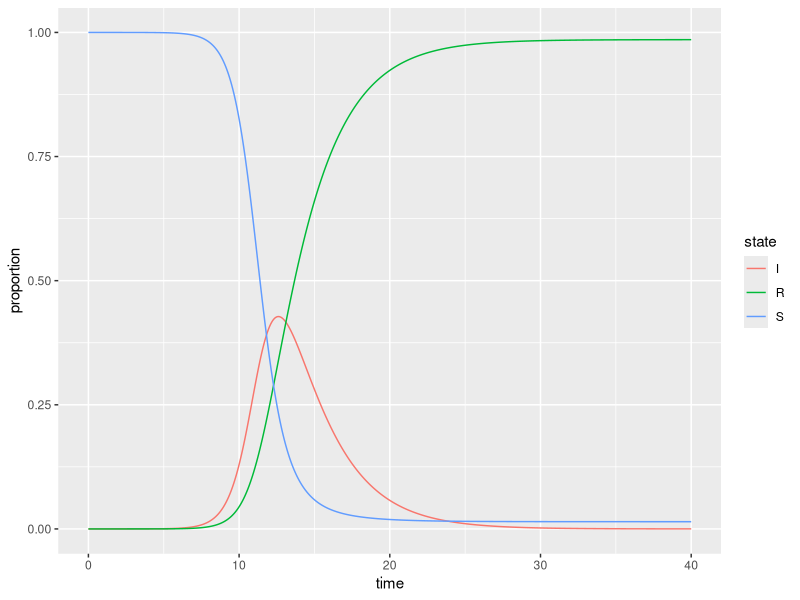
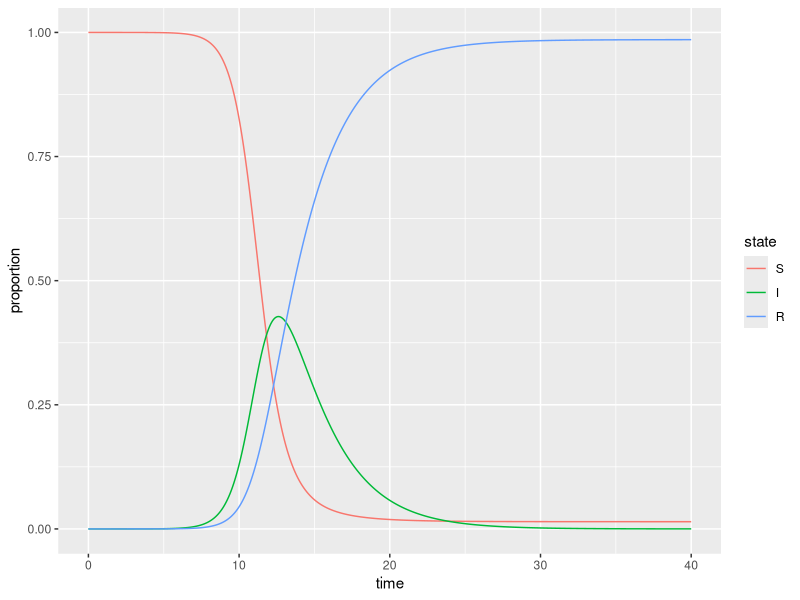
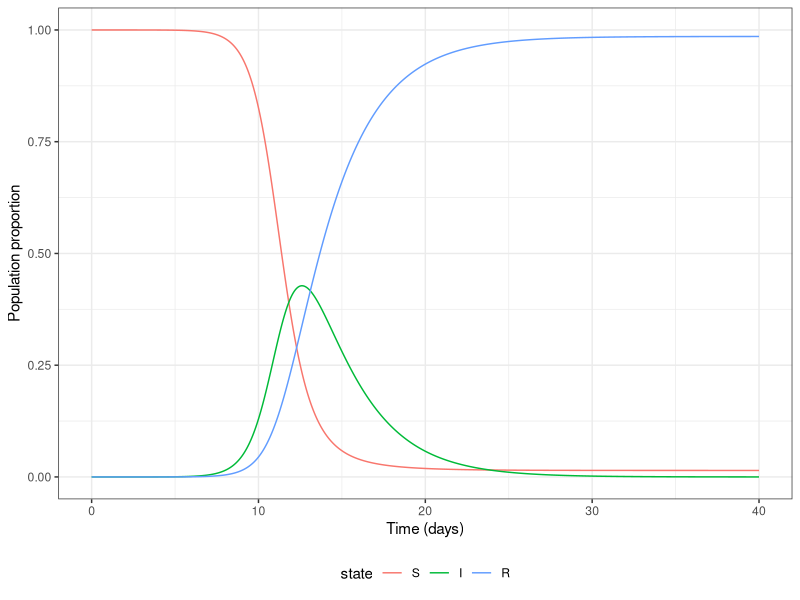
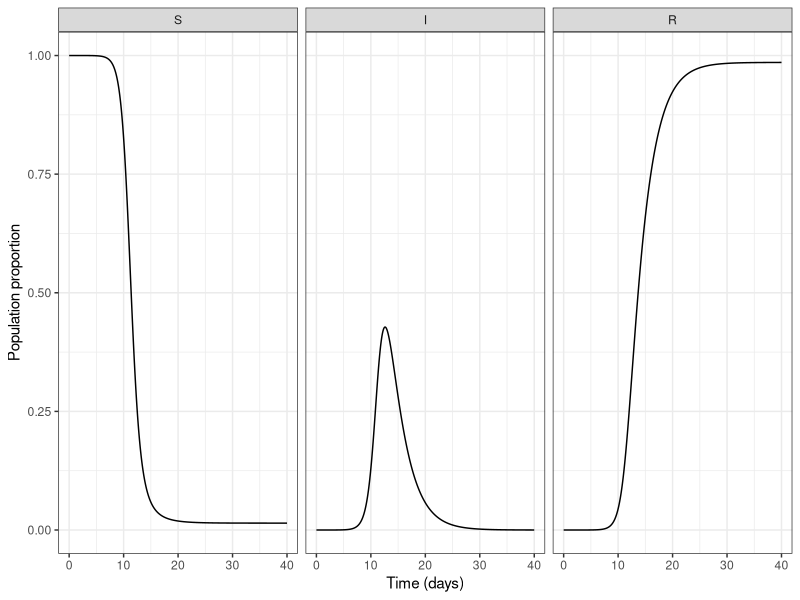
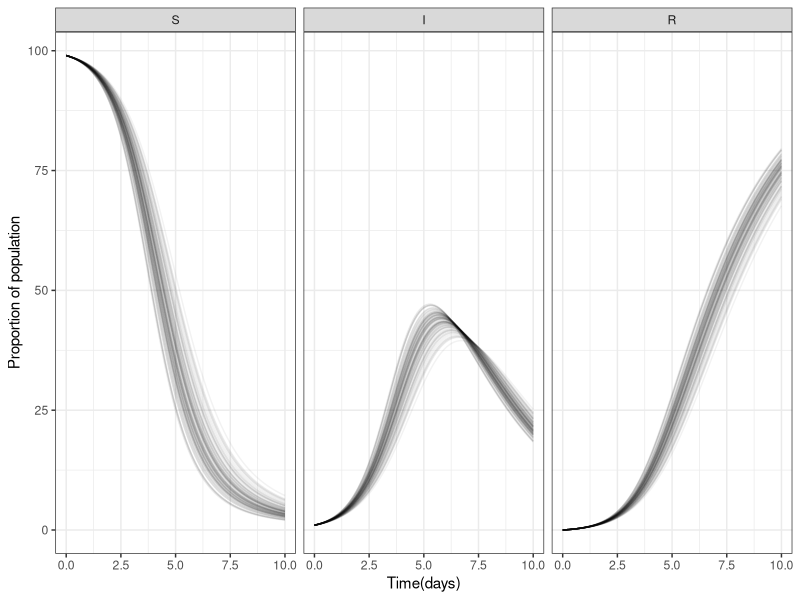
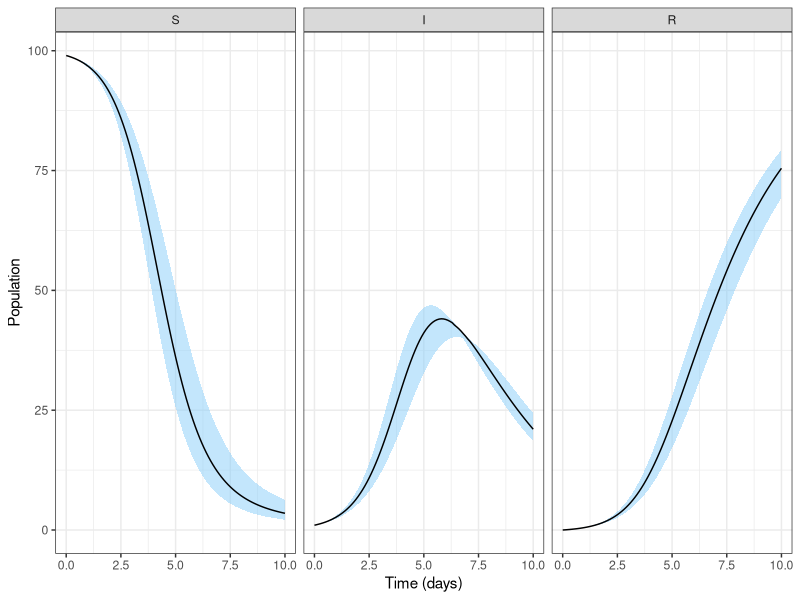
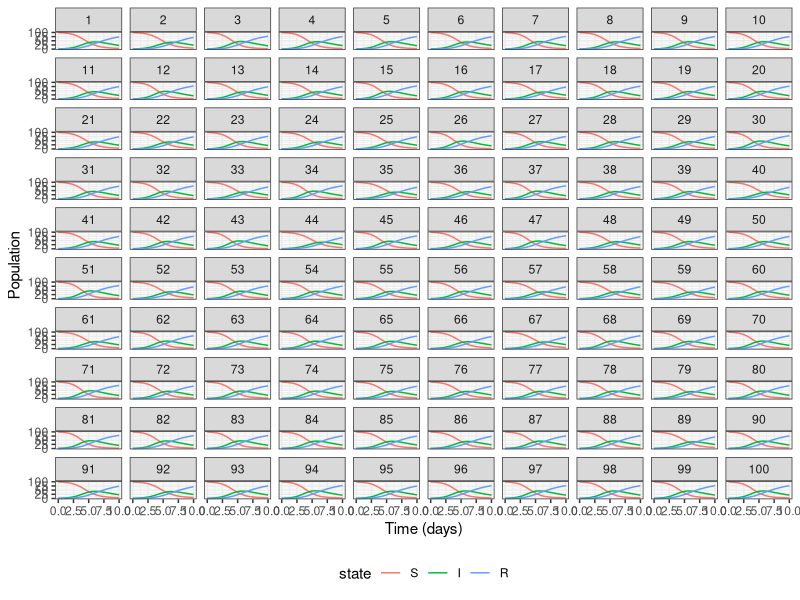

The R source for these figures, in order:
## ---- chunk 1
f_sir <- function(time, state, parameters) {
    
    with(as.list(c(state, parameters)), {
        
        infections  <- beta*S*I
        deaths      <- gamma*I
        
        dS <- -infections 
        dI <-  infections - deaths
        dR <-               deaths
        
        return(list(c(dS, dI, dR)))
    })
}
## ---- chunk 2
library(ggplot2)
library(readr)
library(dplyr)
library(tidyr)

all_dat <- read_csv("data/beta_1.56756_gamma_0.36508.csv")
all_dat
## ---- chunk 3
all_dat_long <- pivot_longer(all_dat, 
                             cols = c(S, I, R),
                             names_to = "state",
                             values_to = "proportion")

all_dat_long
## ---- chunk 4
ggplot(data = all_dat_long, 
       aes(x = time,
           y = proportion)) +
    geom_line(aes(color = state)) 
## ---- chunk 5
all_dat_long$state <- factor(all_dat_long$state,
                             levels = c("S", "I", "R"))

plot_SIR <- ggplot(data = all_dat_long, 
                   aes(x = time, y = proportion)) +
                geom_line(aes(color = state)) 

plot_SIR
## ---- chunk 6
plot_SIR + 
	theme_bw() + 
	xlab("Time (days)") + 
	ylab("Population proportion") +
	theme(legend.position = "bottom") 
## ---- chunk 7
plot_SIR_faceted <- ggplot(data = all_dat_long,
       aes(x = time,
           y = proportion)) +
    geom_line() + 
    theme_bw() + 
    xlab("Time (days)") + 
    ylab("Population proportion") +
    facet_wrap(facets = vars(state)) 

plot_SIR_faceted
## ---- chunk 8
# 
all_dat_100 <- read_csv("data/100_simulations_wide.csv")
all_dat_100
## ---- chunk 9
all_dat_100_long <- pivot_longer(all_dat_100, 
                                 cols = c("S", "I", "R"),
                                 names_to = "state",
                                 values_to = "proportion")
all_dat_100_long$state <- factor(all_dat_100_long$state,
                             levels = c("S", "I", "R"))
all_dat_100_long
## ---- chunk 10
ggplot(data = all_dat_100_long,
       aes(x = time, 
           y = proportion)) +
    geom_line(aes(group = sim), alpha = 0.05) +
    theme_bw() + 
    facet_grid(~state) +
    xlab("Time(days)") +
    ylab("Proportion of population")
## ---- chunk 11
all_dat_100_long_grouped <- group_by(all_dat_100_long, state, time) 
all_dat_100_long_grouped
## ---- chunk 12
all_dat_100_long_summarised <- 
    summarise(all_dat_100_long_grouped,
              q0.025 = quantile(proportion, probs = 0.025),
              q0.500 = quantile(proportion, probs = 0.5),
              q0.975 = quantile(proportion, probs = 0.975))
## ---- chunk 13
ggplot(data = all_dat_100_long_summarised,
       aes(x = time)) +
    geom_ribbon(aes(ymin = q0.025,  # lower edge of ribbon
                    ymax = q0.975), # upper edge of ribbon
                alpha = 0.5,   # make semi-transparent
                fill = "lightskyblue", # fill blue
                color = NA) +     # no border color
    geom_line(aes(y = q0.500)) +       # line for median
    facet_grid(cols = vars(state)) +
    theme_bw() +               # nicer theme
    xlab("Time (days)") +      # human friendly axis label
    ylab("Population")        # human friendly axis label
## ---- chunk 14
ggplot(data = all_dat_100_long,
       aes(x = time)) +
    geom_line(aes(y = proportion, color = state)) +
    facet_wrap(facets = vars(sim)) +
    theme_bw() +               # nicer theme
    xlab("Time (days)") +      # human friendly axis label
    ylab("Population") +       # human friendly axis label
    theme(legend.position = "bottom")
